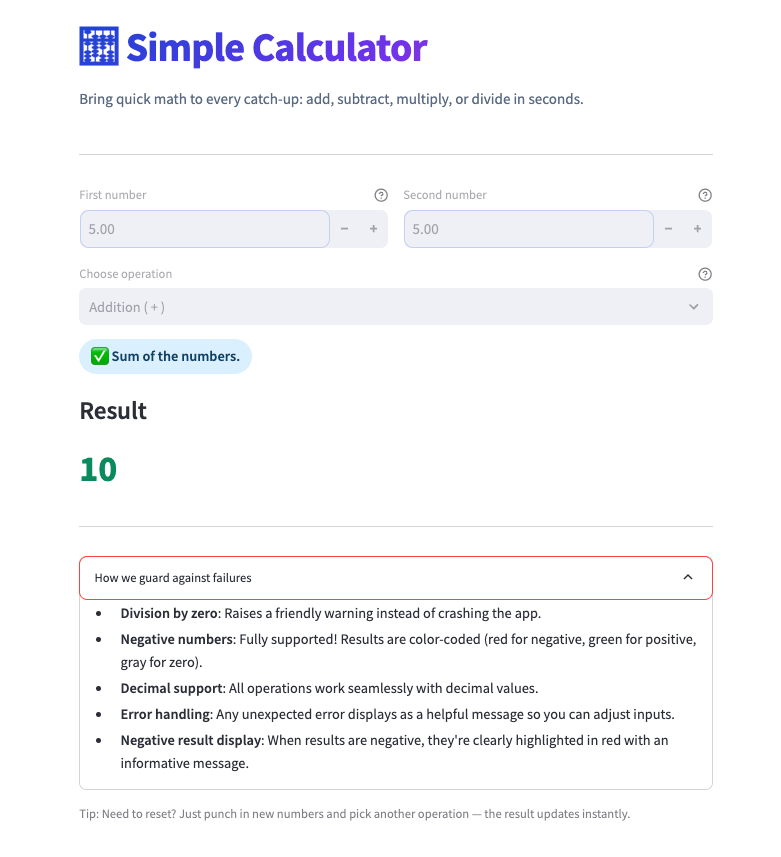
#> input picture Python_15_Days_Challenge/Day3/image.png, 781 x 857 px
$ python -i ocr_processor.py   (imports and definitions only)
#> lines starting #> are read from the running program, lines starting #| are printed output that depends on the picture
### knowlege_graph_assignment/utils/logger.py
"""
Logging configuration for RAG system.
"""

import sys
from loguru import logger
from pathlib import Path
from config import settings


def setup_logger():
    """Configure logger with file and console handlers."""

    # Remove default handler
    logger.remove()

    # Console handler with color
    logger.add(
        sys.stderr,
        format="<green>{time:YYYY-MM-DD HH:mm:ss}</green> | <level>{level: <8}</level> | <cyan>{name}</cyan>:<cyan>{function}</cyan>:<cyan>{line}</cyan> - <level>{message}</level>",
        level=settings.log_level,
        colorize=True,
    )

    # File handler
    log_dir = Path("logs")
    log_dir.mkdir(exist_ok=True)

    logger.add(
        log_dir / "rag_system_{time:YYYY-MM-DD}.log",
        rotation="00:00",  # Rotate at midnight
        retention="7 days",  # Keep logs for 7 days
        level=settings.log_level,
        format="{time:YYYY-MM-DD HH:mm:ss} | {level: <8} | {name}:{function}:{line} - {message}",
    )

    # Error file handler
    logger.add(
        log_dir / "errors_{time:YYYY-MM-DD}.log",
        rotation="00:00",
        retention="30 days",
        level="ERROR",
        format="{time:YYYY-MM-DD HH:mm:ss} | {level: <8} | {name}:{function}:{line} - {message}",
    )

    return logger


# [12 lines left out: function get_logger, not called in this run]


# Initialize logger on import
setup_logger()

### knowlege_graph_assignment/processing/ocr_processor.py
"""
OCR processor for extracting text from images.
Optimized for speed with intelligent filtering.
"""

import pytesseract
from PIL import Image, ImageEnhance
from typing import Dict, Any, Tuple
from utils.logger import get_logger

# [1 line that did not run here, left out]


class OCRProcessor:
    """Process images with OCR to extract text - optimized for speed."""

    def __init__(
        self,
        language: str = 'eng',
        confidence_threshold: float = 60.0,
        min_image_size: int = 100,  # Skip images smaller than this
        max_image_size: int = 4000,  # Resize images larger than this
    ):
        """Initialize OCR processor with optimized settings.

        Args:
            language: Tesseract language code
            confidence_threshold: Minimum confidence to accept OCR results
            min_image_size: Skip images with width or height below this (likely icons)
            max_image_size: Resize images larger than this for faster processing
        """
        self.language = language
        self.confidence_threshold = confidence_threshold
        self.min_image_size = min_image_size
        self.max_image_size = max_image_size

        # Optimized Tesseract config for speed
        self.tesseract_config = (
            '--oem 1 '  # Use LSTM OCR engine (faster)
            '--psm 6 '  # Assume uniform block of text
            '-c tessedit_do_invert=0 '  # Skip inversion
        )

        logger.info(f"OCR Processor initialized: lang={language}, min_size={min_image_size}")

    # [137 lines left out: functions should_process_image, optimize_image_for_ocr, extract_text, process_image, not called in this run]

>>> import cv2
>>> picture = cv2.imread('../../Python_15_Days_Challenge/Day3/image.png', cv2.IMREAD_GRAYSCALE)
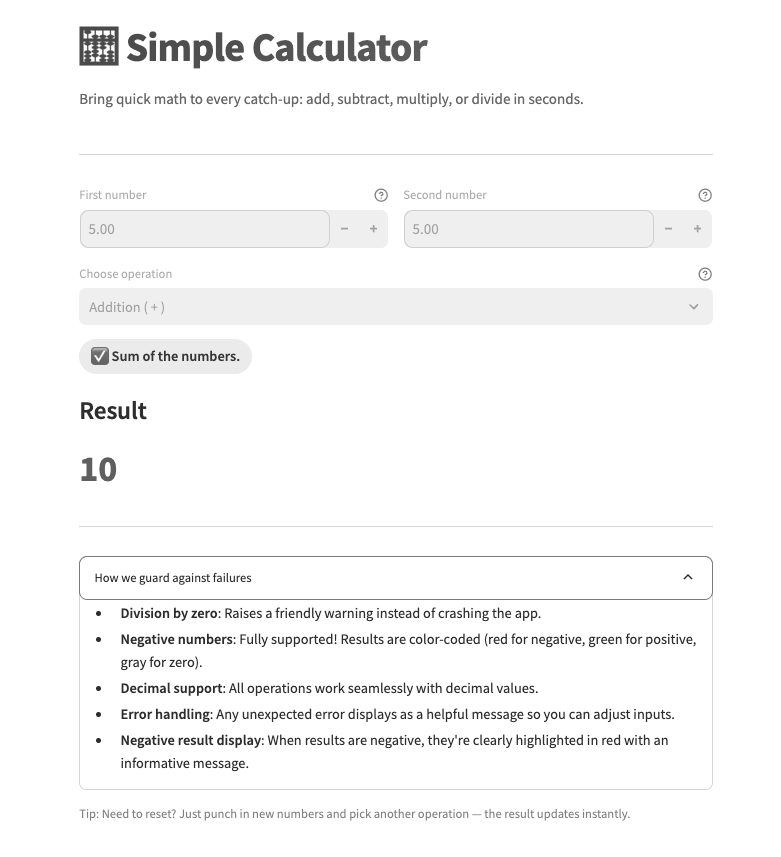
#> picture: shape (857, 781); min 45, max 255, mean 247.8
>>> result = OCRProcessor().optimize_image_for_ocr(picture)
#> (the run stopped early here; a loop or call above may not have finished)
